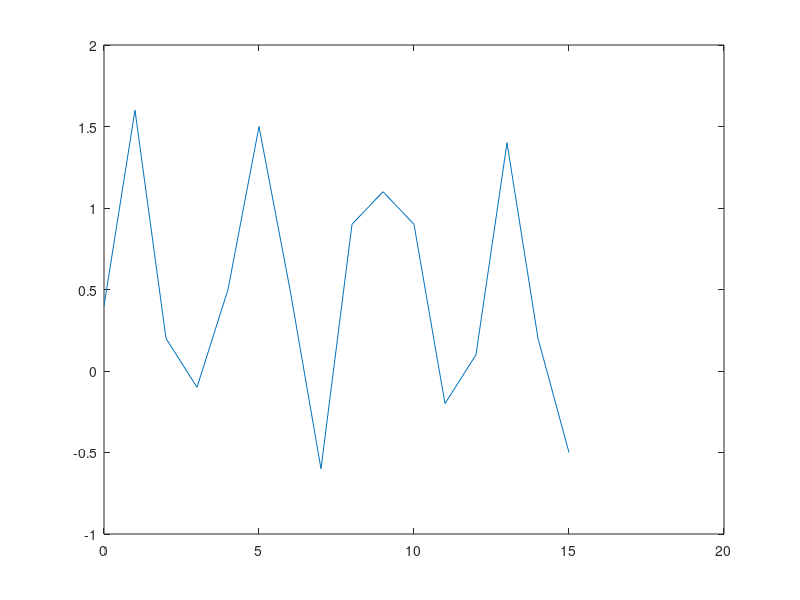

This chart was generated by the following MATLAB code: (Note: this script raises an error after producing the figure.)
clear all
close all
clc

Fs=800
f_in=200

N_in=16
t=0:N_in-1;
x=sin(2*pi*t*f_in/Fs)+0.1*random('unid',10,1,N_in);
plot(t,x)
%%%%%%%%%%%%%%%%%%%%%%%%%%%%%%%%%%%%%%%%%%%%%%%%%%%%%%%%%%%555
L=8
A=[1,1,0]
F=[0,1/L,1]
h=fir2(16,F,A);

h1=zeros(1,len(h)*L);
h1(1:L:end)=h;

%filters
%%%%%%%%%%%%%%%%%%%%%%%%%%%%%%%%%%%%%%%%%%%%%%%%%%%%%%%%%%%%%

w1=zeros(1,len(x)*L);
w1(1:L:end)=x;

y1=filter(h1,1,w1);


%%%%%%%%%%%%%%%%%%%%%%%%%%%%%%%%%%%%%%%%%%%%%%%%%%%%%%%%%%%%%

w2=filter(h,1,x);
y2=zeros(1,len(w2)*L);
y2(1:L:end)=w2;


subplot(3,2,1);
plot(x)
title('x')

subplot(3,2,2);
plot(x)
title('x')

subplot(3,2,3);
plot(w1)
title('w1')

subplot(3,2,4);
plot(w2)
title('w2')

subplot(3,2,5);
plot(y1)
title('y1')

subplot(3,2,6);
plot(y2)
title('y2')
